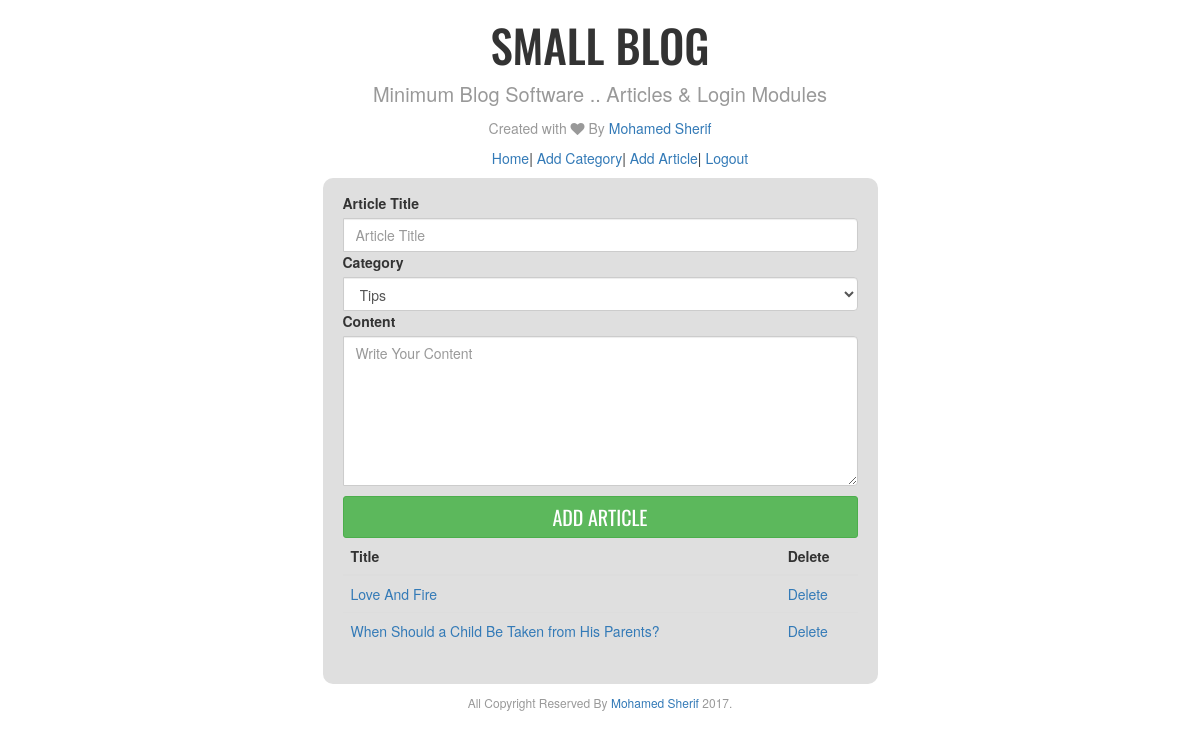
Screenshot of /index.php?page=addArticle (signed in) with the database file from the repository.
### tables this page shows
CREATE TABLE `posts` (
  `id` int(11) NOT NULL,
  `title` varchar(255) NOT NULL,
  `content` text NOT NULL,
  `catid` int(11) NOT NULL,
  `userid` int(11) NOT NULL
);

### modules/categories.php (called while the page is built, shortened)
<?php
require_once("db_connect.php");
class Categories{
	public function getCategories(){
		global $db;
		$getAll = $db->prepare("SELECT * FROM cats ORDER BY id DESC");
		$getAll->execute();
		return $getAll->fetchAll();
	}
}
?>

### modules/articles.php (called while the page is built, shortened)
<?php
require_once("db_connect.php");
class Article{
	public function getArticles(){
		global $db;
		$getAll = $db->prepare("SELECT * FROM posts ORDER BY id DESC");
		$getAll->execute();
		return $getAll->fetchAll();
	}
}
?>

### pages/addArticle.php (the view, shortened to what this page needs)
<div class="signupForm">
	<form action="index.php?page=addArticle" method="post">
		<div class="input-group">
			<label for="title">Article Title</label>
			<input type="text" name="title" placeholder="Article Title" class="form-control">
		</div>
		<div class="input-group">
			<label for="catid">Category</label>
			<select name="catid" class="form-control">
			<?php
			$category = new Categories();
			$getall = $category->getCategories();
				foreach($getall as $row){
					echo
					'
					<option value="'.$row["id"].'">'.$row["name"].'</option>
					';
				}
			?>
			</select>
		</div>
		<div class="input-group">
			<label for="content">Content</label>
			<textarea class="form-control" name="content" placeholder="Write Your Content"></textarea>
		</div>
		<div class="input-group">
			<input type="submit" value="Add Article" class="btn btn-sm btn-success">
		</div>
	</form>
</div>
<div class="viewTable">
	<table class="table table-responsive">
		<thead>
			<tr>
				<th>Title</th>
				<th>Delete</th>
			</tr>
		</thead>
		<tbody>
			<?php
			$article = new Article();
			$getall = $article->getArticles();
				foreach($getall as $row){
					echo
					'
					<tr>
						<td><a href="index.php">'.$row["title"].'</a></td>
						<td><a href="index.php?page=addArticle&action=delete&id='.$row["id"].'">Delete</a></td>
					</tr>
					';
				}
			?>
		</tbody>
	</table>
</div>

### css/style.css (style rules this page uses)
body { background: #eee; }
.input-group { width: 100%; }
.signupForm .btn { width: 100%; margin-top: 10px; font-family: 'Oswald'; text-transform: uppercase; font-size: 20px; }
textarea { height: 150px !important; }

### rows the page displays
posts: title "Love And Fire"
posts: title "When Should a Child Be Taken from His Parents?"

### other values shown
form field catid "Tips"
